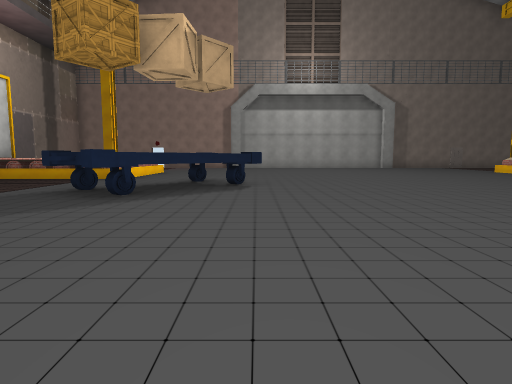
[1] (above)

18 first-person views from a walk through a scene from a Unity 3-D project. The camera is 1.2 m above the floor, tilts 6° down and sees 75° across. The floor is counted in squares, 2 m on a side. Each view is taken from the middle of a square. On the plan, view 1 faces up. The plan holds only what a view shows up to about 10 squares ahead; the rest is blank. The place goes on beyond the plan. Some animated figures are not drawn. Some surface patterns are stand-ins.

[2]
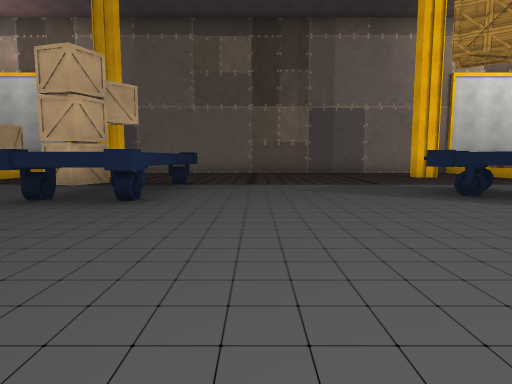

[3]
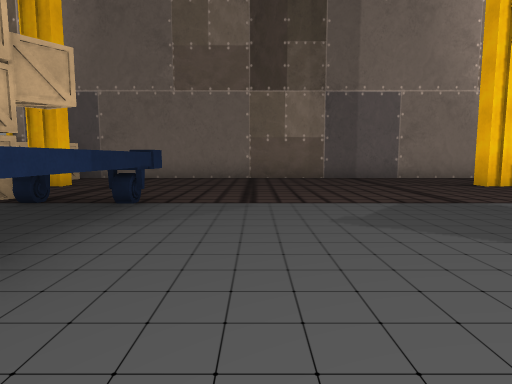

[4]
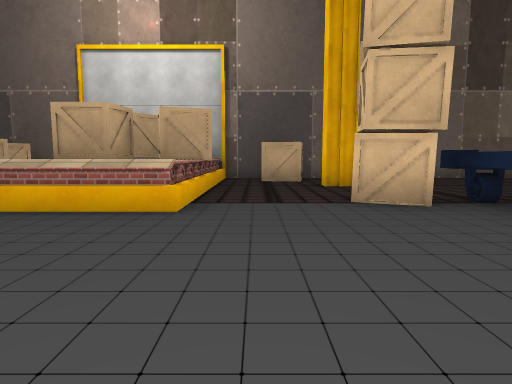

[5]
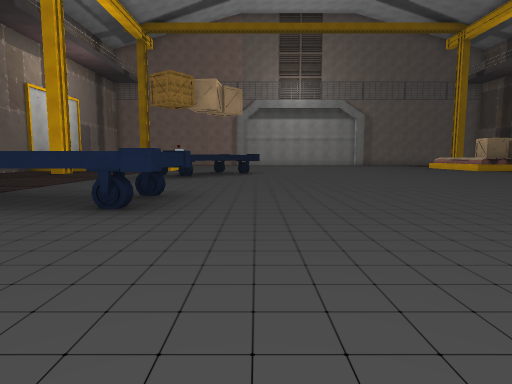

[6]
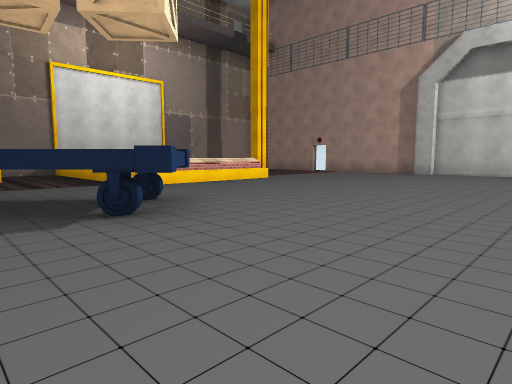

[7]
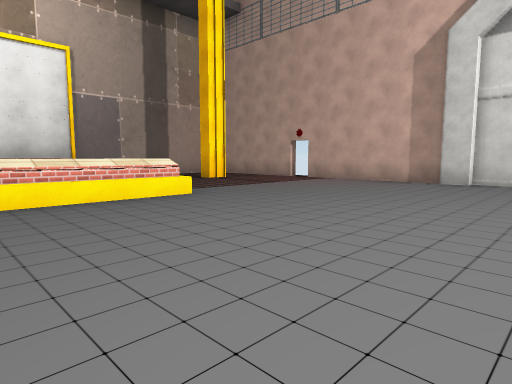

[8]
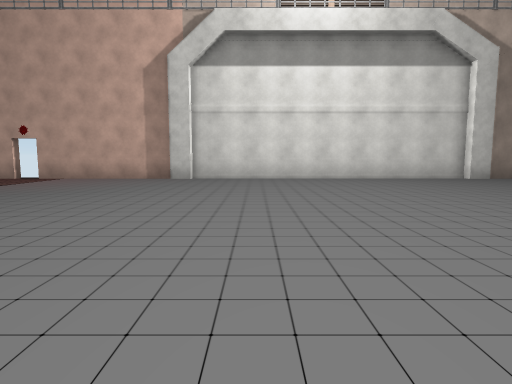

[9]
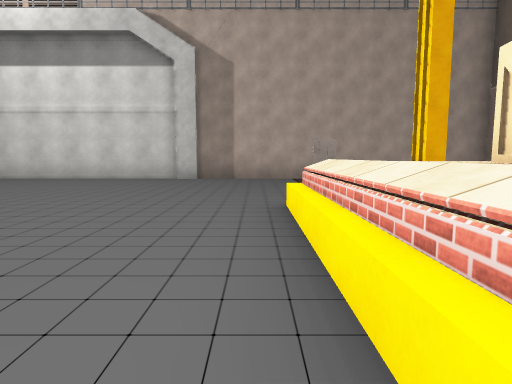

[10]
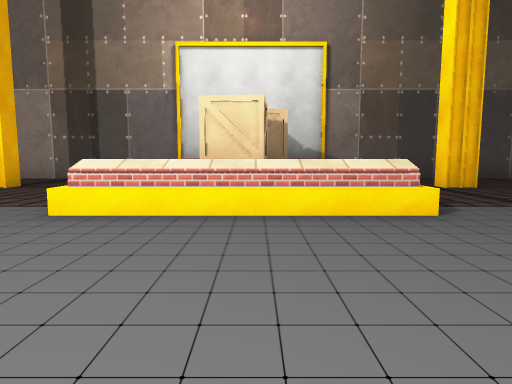

[11]
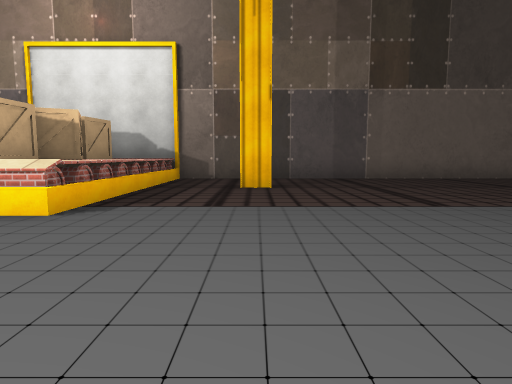

[12]
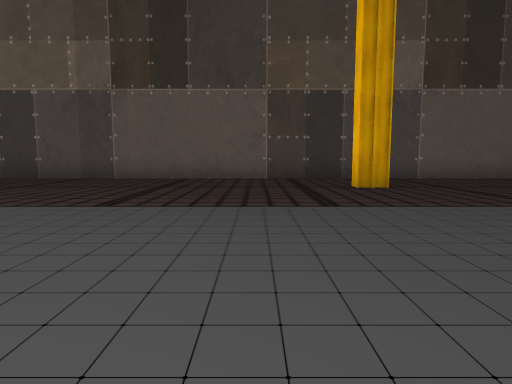

[13]
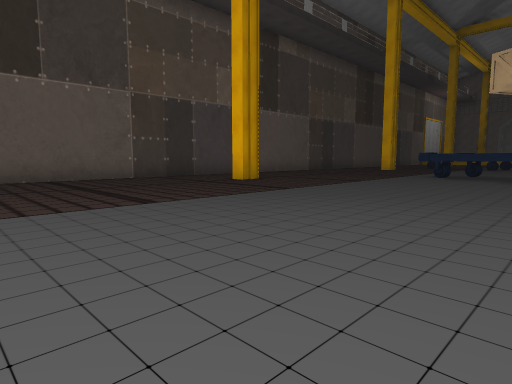

[14]
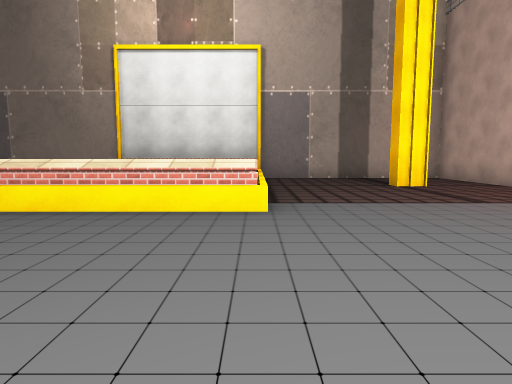

[15]
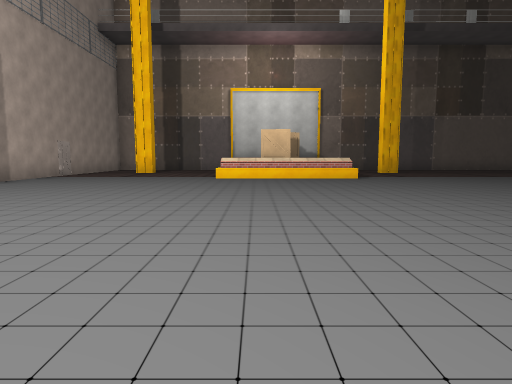

[16]
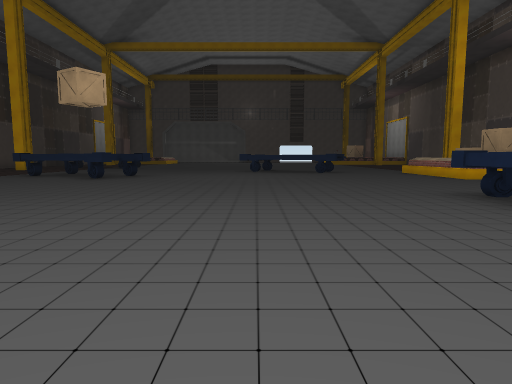

[17]
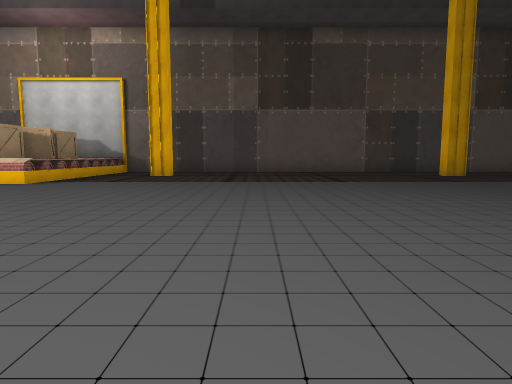

[18]
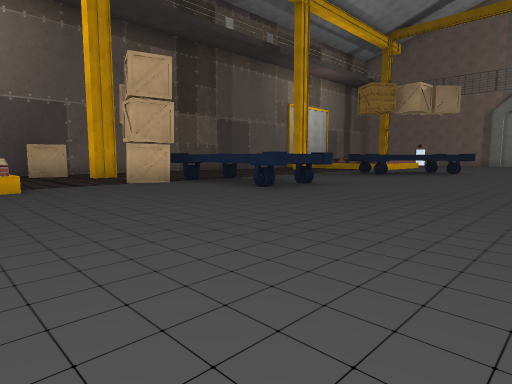

### Floor plan
Key: @ floor where view 1 was taken; # wall or solid block; . floor; ^ raised ledge; C crate.
Columns run from 10 left of view 1 to 16 right of it. Each row starts with its distance up from view 1.
 19 ##### ####################
 18 #....................     #
 17 #....................   ..#
 16 #..#................. .#..#
 15 #.......................  #
 14 #.....................    #
 13 #^^^^^^.............^^
 12 #     ^.............^CCCC
 11 #     ^.............^C#CC^
 10 #  ^^^^.............^^^^^^
  9 # ........................#
  8 #.......^^^...............#
  7 #..#.... ^.............#..#
  6 #......^^.................#
  5 #......^^.................#
  4 #.........................#
  3 #.........................#
  2 #.........................#
  1 #.........................#
  0 #....^^^^^@...............#
 -1 #....^^^^^................#
 -2 #..#.CC................#..#
 -3 #CC.......................#
 -4 #.........................#
 -5 #^^CC^^.........^.........#
 -6   CCC ^.........^^^#.   ..#

Where each view was taken, in squares from view 1:
view 1: 0 up, 0 right, facing up
view 2: 2 up, 3 right, facing left
view 3: 2 up, 0 right, facing left
view 4: 4 down, 0 right, facing left
view 5: 5 down, 0 right, facing up
view 6: 6 up, 3 right, facing up-left
view 7: 10 up, 1 right, facing up-left
view 8: 9 up, 1 right, facing up
view 9: 9 up, 9 right, facing up
view 10: 11 up, 6 right, facing right
view 11: 7 up, 6 right, facing right
view 12: 0 up, 6 right, facing right
view 13: 4 up, 6 right, facing down-right
view 14: 13 up, 0 right, facing left
view 15: 12 up, 0 right, facing right
view 16: 4 up, 2 right, facing down
view 17: 4 up, 2 right, facing right
view 18: 6 down, 3 right, facing up-left
